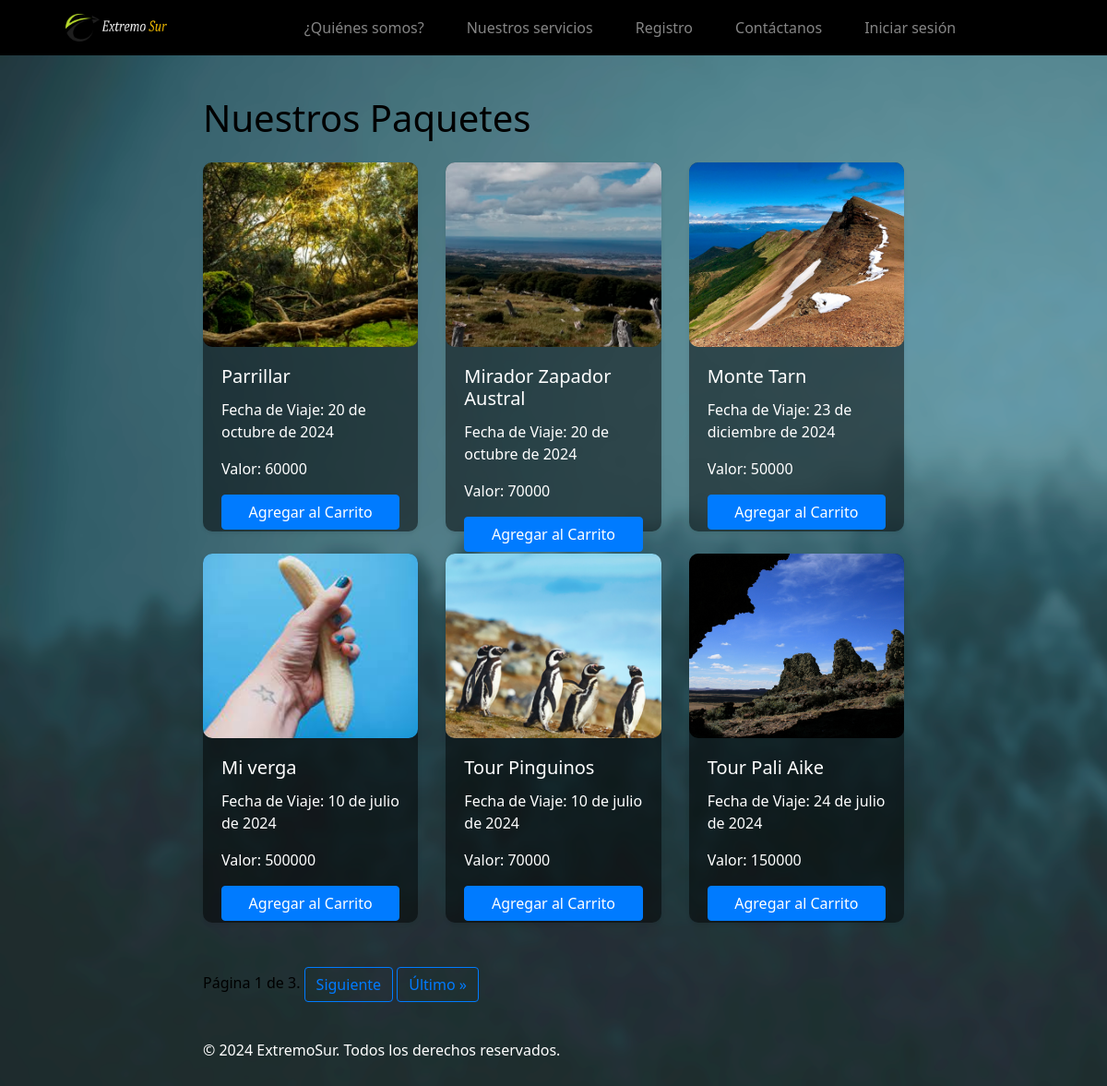
The app's page /vista_paquetes_cliente/ with its own data.
### gestionviajes/models.py (models this page shows, shortened)
class PaqueteTuristico(models.Model):
    nombre_destino = models.CharField(max_length=100)
    fecha_viaje = models.DateField()
    valor = models.IntegerField()  # Cambiado a IntegerField para no tener decimales
    imagen = models.ImageField(upload_to='imagenes_paquetes/', null=True, blank=True)

### gestionviajes/views.py (the view, shortened to what this page needs)
# urls.py: path('vista_paquetes_cliente/', views.vista_paquetes_cliente, name='vista_paquetes_cliente'),
def vista_paquetes_cliente(request):
    query = request.GET.get('query')
    paquetes = PaqueteTuristico.objects.all()
    if query:
        paquetes = paquetes.filter(
            Q(nombre_destino__icontains=query)
        )
    paginator = Paginator(paquetes, 6)  # Mostrar 6 paquetes por página
    page_number = request.GET.get('page')
    page_obj = paginator.get_page(page_number)
    context = {
        'page_obj': page_obj,
        'query': query,
    }
    return render(request, 'vista_paquetes_cliente.html', context)

### gestionviajes/context_processors.py (called while the page is built)
def search_form(request):
    return {'buscar_form': BuscarPaqueteForm()}

### gestionviajes/templates/vista_paquetes_cliente.html (shortened to what this page needs)
{% extends "base.html" %}
{% load static %}
{% block content %}
    <div class="container">
        <h1 class="my-4">Nuestros Paquetes</h1>
        <div id="paquetes-list" class="row">
            {% for paquete in page_obj %}
                <div class="col-md-4 mb-4">
                    <div class="card shadow-sm">
                        {% if paquete.imagen %}
                            <img src="{{ paquete.imagen.url }}" class="card-img-top" alt="{{ paquete.nombre_destino }}">
                        {% else %}
                            <img src="{% static 'img/default.png' %}" class="card-img-top" alt="No Image">
                        {% endif %}
                        <div class="card-body">
                            <h5 class="card-title">{{ paquete.nombre_destino }}</h5>
                            <p class="card-text">Fecha de Viaje: {{ paquete.fecha_viaje }}</p>
                            <p class="card-text">Valor: {{ paquete.valor }}</p>
                            <a href="{% url 'agregar_al_carrito' paquete.id %}" class="btn btn-primary">Agregar al Carrito</a>
                        </div>
                    </div>
                </div>
            {% empty %}
                <div class="col-md-12">
                    <p>No se encontraron paquetes.</p>
                </div>
            {% endfor %}
        </div>
        <div class="pagination mt-4">
            <span class="step-links">
                <span class="current">
                    Página {{ page_obj.number }} de {{ page_obj.paginator.num_pages }}.
                </span>
                {% if page_obj.has_next %}
                    <a href="?page={{ page_obj.next_page_number }}{% if query %}&query={{ query }}{% endif %}" class="btn btn-outline-primary">Siguiente</a>
                    <a href="?page={{ page_obj.paginator.num_pages }}{% if query %}&query={{ query }}{% endif %}" class="btn btn-outline-primary">Último &raquo;</a>
                {% endif %}
            </span>
        </div>
    </div>
{% endblock %}

### gestionviajes/templates/base.html (shortened to what this page needs)
<!DOCTYPE html>
<html lang="es">
<head>
    {% load static %}
    <link rel="stylesheet" href="https://cdn.jsdelivr.net/npm/bootstrap@4.6.2/dist/css/bootstrap.min.css"
>
    <link rel="stylesheet" href="{% static 'css/styles.css' %}" />
    <link rel="stylesheet" href="https://cdnjs.cloudflare.com/ajax/libs/font-awesome/5.15.4/css/all.min.css">
</head>
<body>
    <header>
        <nav class="navbar navbar-expand-lg">
            <div class="container-fluid">
              <a class="navbar-brand" href="{% url 'index' %}">
                <img src="{% static 'img/logo_extremo_sur.png' %}" class="d-inline-block align-top" alt="Logo">
              </a>
              <div class="collapse navbar-collapse" id="navbarScroll">
                <ul class="navbar-nav mx-auto">
                  <li class="nav-item">
                    <a class="nav-link" href="{% url 'index' %}">¿Quiénes somos?</a>
                  </li>
                  <li class="nav-item">
                    <a class="nav-link" href="{% url 'vista_paquetes_cliente' %}">Nuestros servicios</a>
                  </li>
                  <li class="nav-item">
                    <a class="nav-link" href="{% url 'registro_cliente' %}">Registro</a>
                  </li>
                  <li class="nav-item">
                    <a class="nav-link" href="{% url 'contacto' %}">Contáctanos</a>
                  </li>
                  {% if user.is_authenticated %}
                    {% if not user.is_staff %}
                      <li class="nav-item">
                        <a class="nav-link" href="{% url 'ver_carrito' %}">
                          <i class="fas fa-shopping-cart"></i> Carrito
                        </a>
                      </li>
                    {% endif %}
                    <li class="nav-item">
                      <a class="nav-link" href="{% url 'logout' %}">Cerrar sesión</a>
                    </li>
                  {% else %}
                    <li class="nav-item">
                      <a class="nav-link" href="{% url 'login' %}">Iniciar sesión</a>
                    </li>
                  {% endif %}
                </ul>
              </div>
            </div>
          </nav>
    </header>
    {% block content %}{% endblock %}
    <footer>
        <div class="container">
            <p style="color: white">&copy; 2024 ExtremoSur. Todos los derechos reservados.</p>
        </div>
    </footer>
</body>
</html>

### gestionviajes/static/css/styles.css (style rules this page uses)
body { font-family: 'system-ui', '-apple-system', 'Segoe UI', 'Roboto', 'Helvetica Neue', 'Arial', 'sans-serif'; color: #000000; margin: 0; padding: 0; background-image: url('/static/img/fondo.png'); background-repeat: repeat-y; background-attachment: fixed; background-size: cover; }
.navbar { background-color: #000000; }
.navbar-nav .nav-item { margin: 0 15px; }
.navbar-nav .nav-link { color: #858585; padding: 10px 15px; transition: color 0.3s ease, background-color 0.3s ease; }
.navbar-brand img { max-height: 30px; margin-left: 20px; padding-left: 20px; }
.container { max-width: 800px; margin: 0 auto; padding: 20px; }
h2, .card-title, .card-text { color: #ffffff; }
.card { background-color: rgba(0, 0, 0, 0.5); color: #000000; border-radius: 10px; height: 100%; border: none; }
.card-body { height: 100%; display: flex; flex-direction: column; justify-content: space-between; }
.card-title { font-size: 1.25rem; margin-bottom: 0.75rem; color: #fff; }
.card-text { color: #ffffff; }
.card-img-top { height: 200px; object-fit: cover; border-radius: 10px; }
.card { background-color: rgba(0, 0, 0, 0.5); color: #fff; border-radius: 10px; border: none; height: 400px; display: flex; flex-direction: column; }
.card-body { flex: 1; display: flex; flex-direction: column; justify-content: space-between; }
.card-text { color: #fff; }

### records on screen
PaqueteTuristico: imagen (picture), nombre_destino "Parrillar", fecha_viaje "20 de octubre de 2024", valor "60000"
PaqueteTuristico: imagen (picture), nombre_destino "Mirador Zapador Austral", fecha_viaje "20 de octubre de 2024", valor "70000"
PaqueteTuristico: imagen (picture), nombre_destino "Monte Tarn", fecha_viaje "23 de diciembre de 2024", valor "50000"
PaqueteTuristico: imagen (picture), nombre_destino "Mi verga", fecha_viaje "10 de julio de 2024", valor "500000"
PaqueteTuristico: imagen (picture), nombre_destino "Tour Pinguinos", fecha_viaje "10 de julio de 2024", valor "70000"
PaqueteTuristico: imagen (picture), nombre_destino "Tour Pali Aike", fecha_viaje "24 de julio de 2024", valor "150000"

### other values on screen
{{ page_obj.number }} "1"
{{ page_obj.paginator.num_pages }} "3"
